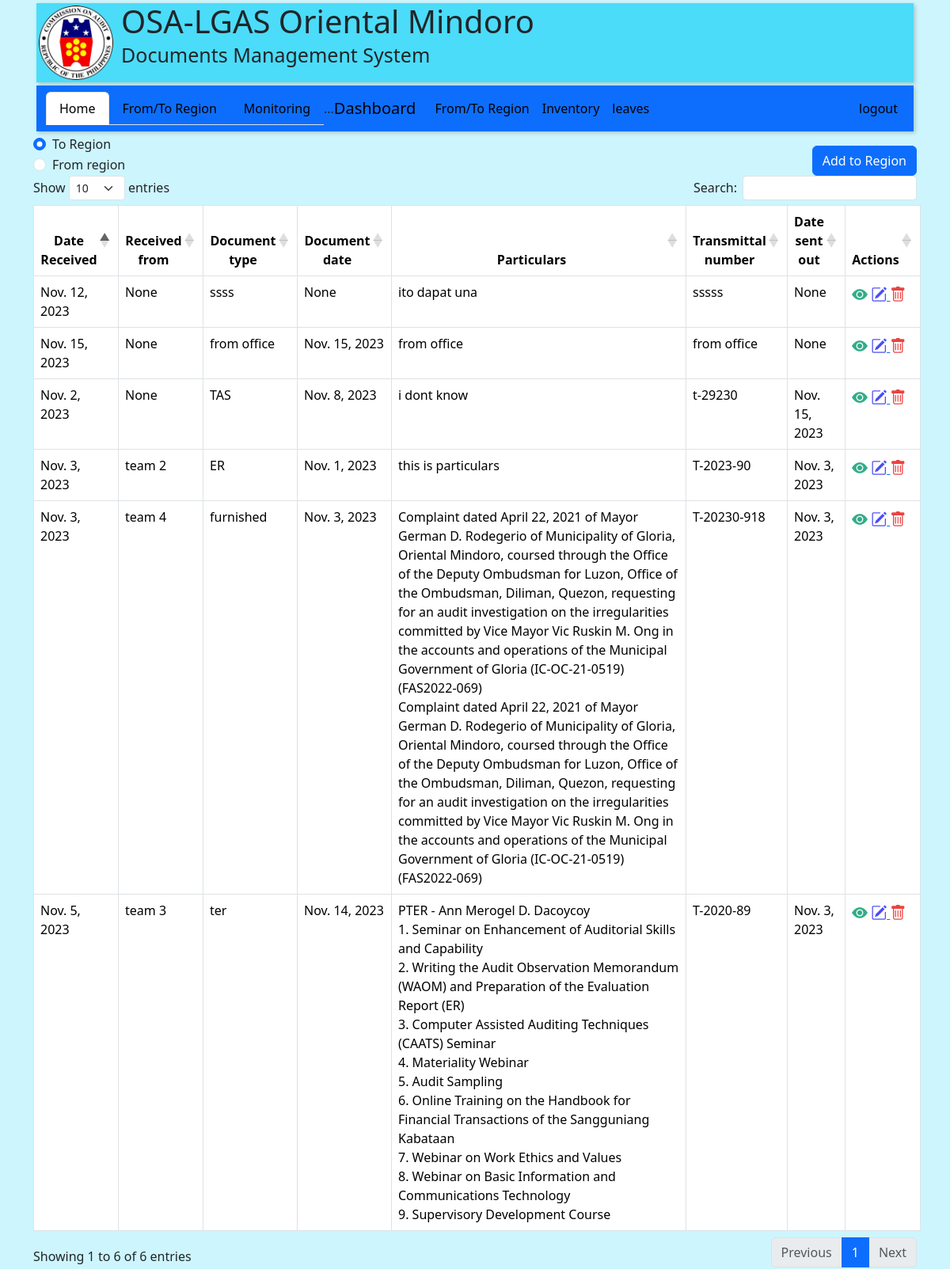
Page /inout/ (signed in) on the earlier database version.
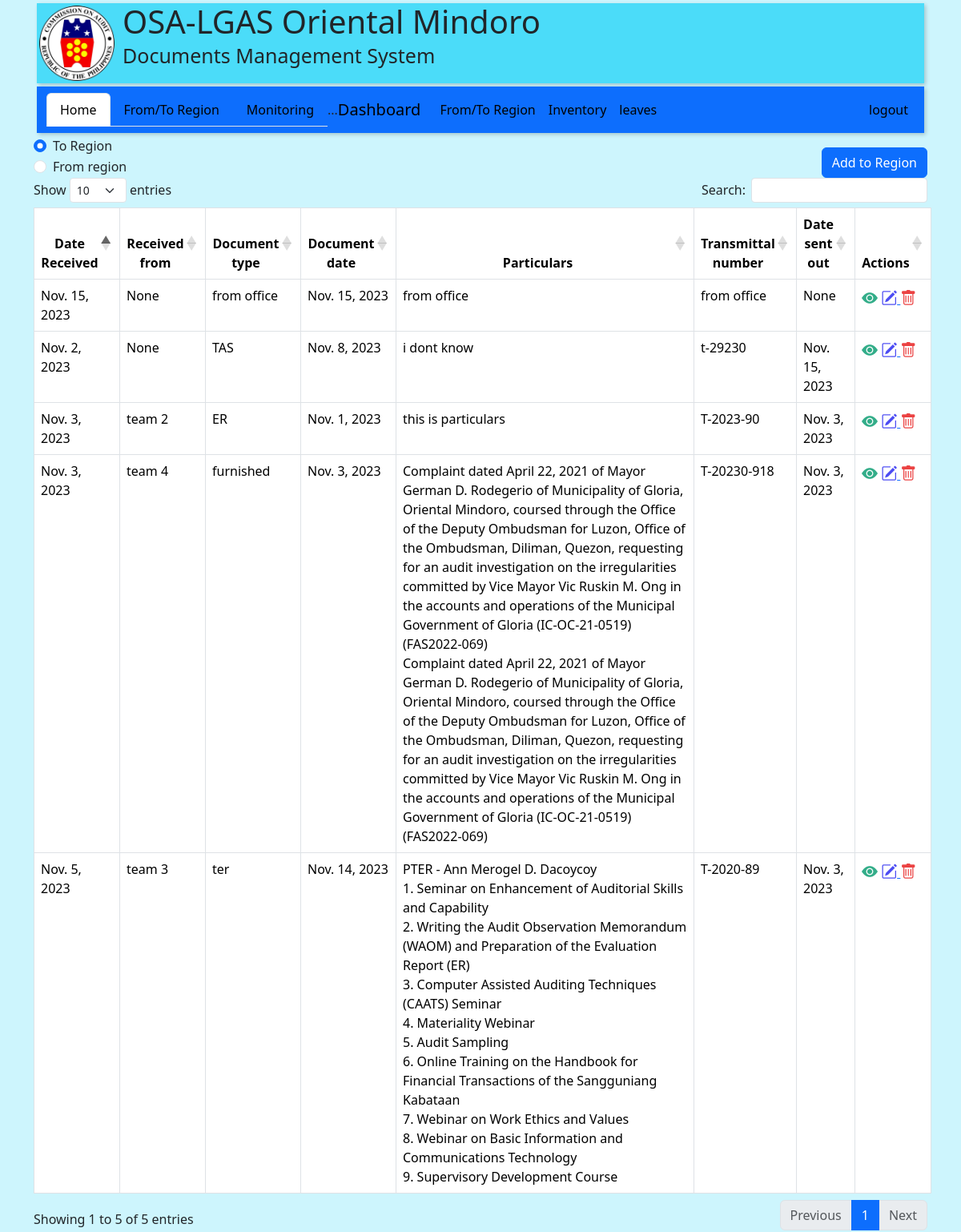
Same page on the later database version.
### main/models.py (models this page shows, shortened)
class ToRegion(models.Model):
    created_at = models.DateTimeField(auto_now_add=True)
    date_received = models.DateField(blank=True, null=True)
    received_from =  models.CharField(max_length=50, blank=True, null=True)
    document_type =  models.CharField(max_length=100, blank=True, null=True)
    document_date = models.DateField(blank=True, null=True)
    particulars =  models.TextField(blank=True, null=True)
    copies =  models.TextField(blank=True, null=True)
    date_signed_sa =  models.DateField(blank=True, null=True)
    transmittal_number =  models.CharField(max_length=50, blank=True, null=True)
    date_sent_out =  models.DateField(blank=True, null=True)
    date_received_from_region =  models.DateField(blank=True, null=True)
    date_received_by_region =  models.DateField(blank=True, null=True)
    location_stored =  models.TextField(blank=True, null=True)
    date_sent_to_teams = models.DateField(blank=True, null=True)
    received_by_team = models.CharField(max_length=50, blank=True, null=True)
    remarks = models.TextField(blank=True, null=True)

### main/views.py (the view, shortened to what this page needs)
# urls.py: path('inout/', views.inout, name='inout'),
def inout(request):
    records = ToRegion.objects.all()
    fromrecords = FromRegion.objects.all()
    return render(request,'inout.html',{'records': records, 'fromrecords': fromrecords})

### main/templates/inout.html (shortened to what this page needs)
{% extends "base.html" %}
{%block content%}
{% if user.is_authenticated %}
<div class="row gx-1">
  <div class="col-md-2">
    <div class="form-check">
        <input class="form-check-input" type="radio" name="contentOption" id="option1" checked>
        <label class="form-check-label" for="DisplayTo">To Region</label>
    </div>
    <div class="form-check">
        <input class="form-check-input" type="radio" name="contentOption" id="option2">
        <label class="form-check-label" for="DisplayFrom">From region</label>
    </div>
  </div>
  <div class="col-md-10 d-flex justify-content-end align-self-end">
    <button type="button" class="btn btn-primary" data-bs-toggle="modal" data-bs-target="#myModal" id="btnToRegion">Add to Region</button>
  </div>
</div>
<div class="row" id="DisplayTo" >
  <table id="custo" name="custo" class="table table-hover table-bordered" >
      <thead>
        <tr>
          <th scope="col" class="text-center">Date Received</th>
          <th scope="col" class="text-center">Received from</th>
          <th scope="col" class="text-center">Document type</th>
          <th scope="col" class="text-center">Document date</th>
          <th scope="col" class="text-center">Particulars</th>
          <th scope="col" class="text-center">Transmittal number</th>
          <th scope="col" class="text-center">Date sent out</th>
          <th scope="col" class="text-center">Actions</th>
        </tr>
      </thead>
      <tbody>
        {% if records %}
          {% for record in records %}
              <tr>
                  <td>{{record.date_received}}</td>
                  <td>{{record.received_from}}</td>
                  <td>{{record.document_type}}</td>
                  <td>{{record.document_date}}</td>
                  <td  style="white-space: pre-line;">{{record.particulars}}</td>
                  <td>{{record.transmittal_number}}</td>
                  <td>{{record.date_sent_out}}</td>
                  <td>
                    <a>
                      <i class="bi bi-eye-fill" style="color: rgb(51, 173, 137); font-size: 20px;"></i>
                    </a>
                    <a href="{% url "updateTo" record.id %}" target="_blank">
                      <i class="bi bi-pencil-square" style="color: rgb(76, 76, 243); font-size: 20px;"></i>
                    </a>
                      <a href="{% url "deleteTo" record.id%}">
                        <i class="bi bi-trash" style="color: rgb(235, 66, 66); font-size: 20px;"></i>
                      </a>
                  </td>
              </tr>
          {% endfor %}
        {% endif %}
      </tbody>
  </table>
</div>
{% endif %}
{% endblock %}

Differences in the rows shown:
removed ToRegion: date_received "Nov. 12, 2023", received_from "None", document_type "ssss", document_date "None", particulars "ito dapat una", transmittal_number "sssss", date_sent_out "None"
Other differences:
text written by a page script: "Show entries Search: Showing 1 to 6 of 6 entries Previous 1 Next" → "Show entries Search: Showing 1 to 5 of 5 entries Previous 1 Next"
